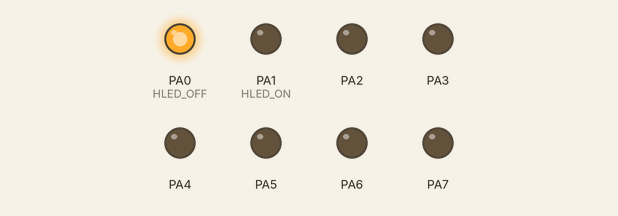
Bench run of a program on a simulated ATmega32, built with avr-gcc and emulated at 8 MHz. Parts: output pins drawn as LEDs (lit = HIGH).

Above: at 0.1 s.
At 3.4 s:
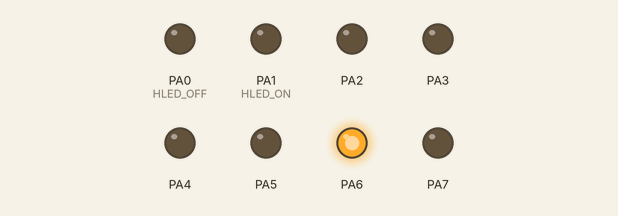
At 7.0 s:
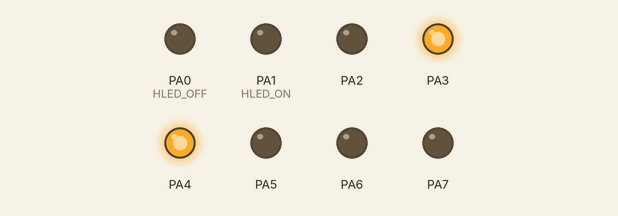
At 14.1 s:
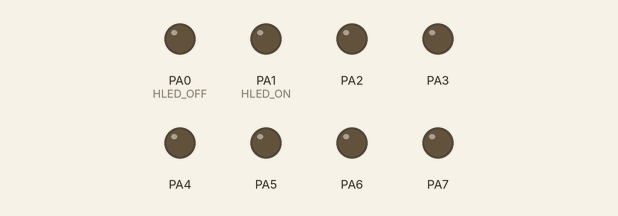
At 21.2 s:
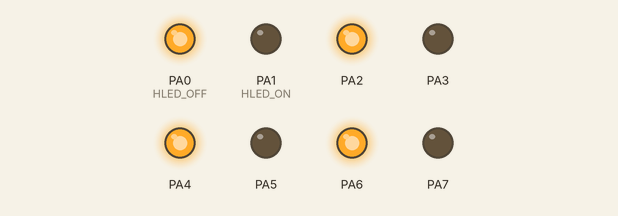
At 35.2 s:
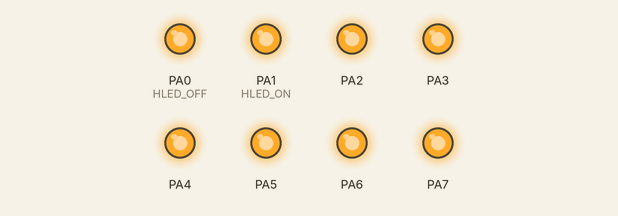
Timing chart, 0 to 40.0 s (numbered marks = the images above):
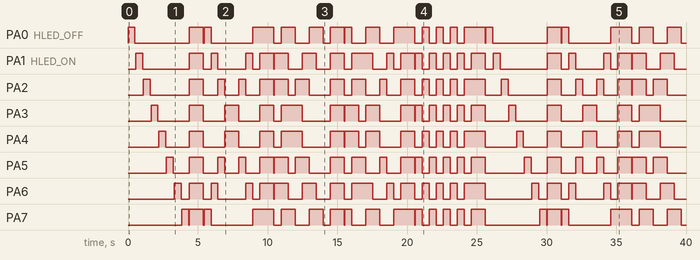

Measured:
- by itself, PA1 (HLED_ON): LOW → HIGH at 0.55 s, → LOW 0.50 s later, → HIGH 3.4 s later, → LOW 1.0 s later, … (46 changes in this stretch)
- by itself, PA2: LOW → HIGH at 1.1 s, → LOW 0.50 s later, → HIGH 2.8 s later, → LOW 1.0 s later, … (44 changes in this stretch)
- by itself, PA3: LOW → HIGH at 1.7 s, → LOW 0.50 s later, → HIGH 2.3 s later, → LOW 1.0 s later, … (38 changes in this stretch)
- by itself, PA4: LOW → HIGH at 2.2 s, → LOW 0.50 s later, → HIGH 1.7 s later, → LOW 1.0 s later, … (36 changes in this stretch)
- by itself, PA5: LOW → HIGH at 2.8 s, → LOW 0.50 s later, → HIGH 1.2 s later, → LOW 1.0 s later, … (46 changes in this stretch)
- by itself, PA6: LOW → HIGH at 3.3 s, → LOW 0.50 s later, → HIGH 0.60 s later, → LOW 1.0 s later, … (44 changes in this stretch)

The program:

main.c
```c
/*
 * File        : main.c
 * Description : This file is application main file that contains code for displaying
 *               led animation using Atmega32 DIO and LED Drivers
 * Author      : Ahmed Elmogy Embedded SW Engineer
 * Date        : 23/6/2019
 * Git account : https://github.com/AhmedElmougy
 * mail        : ahmed.m.elmogy@gmil.com
 */

#define F_CPU 8000000

#include "LUTILS.h"
#include "LSTD_Types.h"
#include "MDIO_Interface.h"
#include "HLED_Interface.h"
#include <util/delay.h>

int main(void)
{
	/*initialize led string off*/
	HLED_u8InitLedString(MDIO_PORTA);
	HLED_u8LedStringOnOff(MDIO_PORTA,HLED_OFF);

	/*while loop*/
	while (1)
	{

		/*first animation*/
		for (u8 i=0;i<8;i++)
		{
			HLED_u8LedOnOff(MDIO_PORTA,i,HLED_ON);
			_delay_ms(500);
			HLED_u8LedOnOff(MDIO_PORTA,i,HLED_OFF);
			_delay_ms(50);
		}

		/*turn all string on for a second then turn it off*/
		HLED_u8LedStringOnOff(MDIO_PORTA,HLED_ON);
		_delay_ms(1000);
		HLED_u8LedStringOnOff(MDIO_PORTA,HLED_OFF);
		_delay_ms(50);


		/*Second animation*/
		u8 string = 129;
		for (u8 i=0;i<8;i++)
		{
			HLED_u8LedStringOnOff( MDIO_PORTA, ((string>>i) | (string<<i)) );
			_delay_ms(500);
		}

		/*turn all string on for a second then turn it off*/
		HLED_u8LedStringOnOff(MDIO_PORTA,HLED_ON);
		_delay_ms(1000);
		HLED_u8LedStringOnOff(MDIO_PORTA,HLED_OFF);
		_delay_ms(50);

		/*Third animation*/
		string = 102;
		for (u8 i=0;i<8;i++)
		{
			HLED_u8LedStringOnOff( MDIO_PORTA, ((string>>i) | (string<<i)) );
			_delay_ms(500);
		}

		/*turn all string on for a second then turn it off*/
		HLED_u8LedStringOnOff(MDIO_PORTA,HLED_ON);
		_delay_ms(1000);
		HLED_u8LedStringOnOff(MDIO_PORTA,HLED_OFF);
		_delay_ms(50);

		/*4th animation*/
		string = 153;
		for (u8 i=0;i<8;i++)
		{
			HLED_u8LedStringOnOff( MDIO_PORTA, ((string>>i) | (string<<i)) );
			_delay_ms(500);
		}

		/*turn all string on for a second then turn it off*/
		HLED_u8LedStringOnOff(MDIO_PORTA,HLED_ON);
		_delay_ms(1000);
		HLED_u8LedStringOnOff(MDIO_PORTA,HLED_OFF);
		_delay_ms(50);

		/*5th animation*/
		for (u8 i=0;i<4;i++)
		{
			HLED_u8LedStringOnOff( MDIO_PORTA,0xAA);
			_delay_ms(500);
			HLED_u8LedStringOnOff( MDIO_PORTA,0x55);
			_delay_ms(500);
		}

		/*turn all string on for a second then turn it off*/
		HLED_u8LedStringOnOff(MDIO_PORTA,HLED_ON);
		_delay_ms(1000);
		HLED_u8LedStringOnOff(MDIO_PORTA,HLED_OFF);
		_delay_ms(50);

	}/*End of while loop*/

}/*end of main()*/
```

HLED_Interface.h
```c
/*
 * File        : HLED_Interface.h
 * Description : This interface file includes LED Driver prototypes and declarations for Atmega32
 * Author      : Ahmed Elmogy Embedded SW Engineer
 * Date        : 23/6/2019
 * Git account : https://github.com/AhmedElmougy
 * mail        : ahmed.m.elmogy@gmil.com
 */

#ifndef __HLED_Interface_h__
#define __HLED_Interface_h__


#define HLED_ON     MDIO_ON
#define HLED_OFF    MDIO_OFF

/*
 * Prototype   : u8 HLED_u8InitOneLed(u8 Copy_u8Reg,u8 Copy_u8Bit);
 * Description : Initialize one LED on specific port and bit
 * Arguments   : Register: takes only MDIO_PORTA,MDIO_PORTB,MDIO_PORTC,MDIO_PORTD
 *               bit     : takes only MDIO_Px0,MDIO_Px1,MDIO_Px2,MDIO_Px3,MDIO_Px4,MDIO_Px5,MDIO_Px6,MDIO_Px7 ex: MDIO_PA0,MDIO_PB6,MDIO_PD2....
 * return      : u8 number used for error handling
 *			     (0) means no error,(1) means Undefined PORT Argument, (2) means Bit number out of range
 */
u8 HLED_u8InitOneLed(u8 Copy_u8Reg,u8 Copy_u8Bit);

/*
 * Prototype   : u8 HLED_u8InitLedString(u8 Copy_u8Reg);
 * Description : Initialize string of 8 LEDs on specific port
 * Arguments   : Register: takes only MDIO_PORTA,MDIO_PORTB,MDIO_PORTC,MDIO_PORTD
 * return      : u8 number used for error handling
 *			     (0) means no error,(1) means Undefined PORT Argument
 */
u8 HLED_u8InitLedString(u8 Copy_u8Reg);

/*
 * Prototype   : u8 HLED_u8LedOnOff(u8 Copy_u8Reg,u8 Copy_u8Bit,u8 Copy_u8State);
 * Description : Turn one Led on and off
 * Arguments   : Register: takes only MDIO_PORTA,MDIO_PORTB,MDIO_PORTC,MDIO_PORTD
 *               bit     : takes only MDIO_Px0,MDIO_Px1,MDIO_Px2,MDIO_Px3,MDIO_Px4,MDIO_Px5,MDIO_Px6,MDIO_Px7 ex: MDIO_PA0,MDIO_PB6,MDIO_PD2....
 *               State   : takes only ON OFF
 * return      : u8 number used for error handling
 *			     (0) means no error,(1) means Undefined PORT Argument, (2) means Bit number out of range, (3) means Bit value out of range
 */
u8 HLED_u8LedOnOff(u8 Copy_u8Reg,u8 Copy_u8Bit,u8 Copy_u8State);

/*
 * Prototype   : u8 HLED_u8LedStringOnOff(u8 Copy_u8Reg,u8 Copy_u8Value);
 * Description : Turn string of 8 Leds on and off
 * Arguments   : Register: takes only MDIO_PORTA,MDIO_PORTB,MDIO_PORTC,MDIO_PORTD
 *               Value   : takes only ON OFF or custom value
 * return      : u8 number used for error handling
 *			     (0) means no error,(1) means Undefined PORT Argument
 */
u8 HLED_u8LedStringOnOff(u8 Copy_u8Reg,u8 Copy_u8Value);

#endif
```

HLED_Program.c
```c
/*
 * File        : HLED_Program.c
 * Description : This file includes LED Driver implementations for Atmega32
 * Author      : Ahmed Elmogy Embedded SW Engineer
 * Date        : 23/6/2019
 * Git account : https://github.com/AhmedElmougy
 * mail        : ahmed.m.elmogy@gmil.com
 */


#include "LSTD_Types.h"
#include "LUTILS.h"
#include "MDIO_Interface.h"
#include "HLED_Private.h"
#include "HLED_Interface.h"


/*
 * Prototype   : u8 HLED_u8InitOneLed(u8 Copy_u8Reg,u8 Copy_u8Bit);
 * Description : Initialize one LED on specific port and bit
 * Arguments   : Register: takes only MDIO_PORTA,MDIO_PORTB,MDIO_PORTC,MDIO_PORTD
 *               bit     : takes only MDIO_Px0,MDIO_Px1,MDIO_Px2,MDIO_Px3,MDIO_Px4,MDIO_Px5,MDIO_Px6,MDIO_Px7 ex: MDIO_PA0,MDIO_PB6,MDIO_PD2....
 * return      : u8 number used for error handling
 *			     (0) means no error,(1) means Undefined PORT Argument, (2) means Bit number out of range
 */
u8 HLED_u8InitOneLed(u8 Copy_u8Reg,u8 Copy_u8Bit)
{
	/*initialize desired bit as putput and return error value*/
	return MDIO_u8SetDirectionBit(Copy_u8Reg,Copy_u8Bit,MDIO_OUTPUT);

}/*end of HLED_u8InitOneLed()*/

/*
 * Prototype   : u8 HLED_u8InitLedString(u8 Copy_u8Reg);
 * Description : Initialize string of 8 LEDs on specific port
 * Arguments   : Register: takes only MDIO_PORTA,MDIO_PORTB,MDIO_PORTC,MDIO_PORTD
 * return      : u8 number used for error handling
 *			     (0) means no error,(1) means Undefined PORT Argument
 */
u8 HLED_u8InitLedString(u8 Copy_u8Reg)
{
	/*initialize desired port  as output and return error value*/
	return MDIO_u8SetDirectionReg(Copy_u8Reg,MDIO_OUTPUT);

}/*end of HLED_u8InitLedString*/

/*
 * Prototype   : u8 HLED_u8LedOnOff(u8 Copy_u8Reg,u8 Copy_u8Bit,u8 Copy_u8State);
 * Description : Turn one Led on and off
 * Arguments   : Register: takes only MDIO_PORTA,MDIO_PORTB,MDIO_PORTC,MDIO_PORTD
 *               bit     : takes only MDIO_Px0,MDIO_Px1,MDIO_Px2,MDIO_Px3,MDIO_Px4,MDIO_Px5,MDIO_Px6,MDIO_Px7 ex: MDIO_PA0,MDIO_PB6,MDIO_PD2....
 *               State   : takes only ON OFF
 * return      : u8 number used for error handling
 *			     (0) means no error,(1) means Undefined PORT Argument, (2) means Bit number out of range, (3) means Bit value out of range
 */
u8 HLED_u8LedOnOff(u8 Copy_u8Reg,u8 Copy_u8Bit,u8 Copy_u8State)
{
	/*write led value on desired bit and return error value*/
	return MDIO_u8WriteBit(Copy_u8Reg,Copy_u8Bit,Copy_u8State);

}/*end of HLED_u8LedOnOff*/

/*
 * Prototype   : u8 HLED_u8LedStringOnOff(u8 Copy_u8Reg,u8 Copy_u8Value);
 * Description : Turn string of 8 Leds on and off
 * Arguments   : Register: takes only MDIO_PORTA,MDIO_PORTB,MDIO_PORTC,MDIO_PORTD
 *               Value   : takes only ON OFF or custom value
 * return      : u8 number used for error handling
 *			     (0) means no error,(1) means Undefined PORT Argument
 */
u8 HLED_u8LedStringOnOff(u8 Copy_u8Reg,u8 Copy_u8Value)
{
	/*write led values on Register and return error value*/
	return MDIO_u8WriteReg(Copy_u8Reg,Copy_u8Value);

}/*end of HLED_u8LedStringOnOff()*/
```

LUTILS.h
```c
/*
 * File        : LUTILS.h
 * Description : This file includes macros used for Bit manipulation
 * Author      : Ahmed Elmogy Embedded SW Engineer
 * Date        : 23/6/2019
 * Git account : https://github.com/AhmedElmougy
 * mail        : ahmed.m.elmogy@gmil.com
 */

#ifndef __L_UTILS_H__
#define __L_UTILS_H__

#define  L_UTILS_SET_BIT(REG,BIT)     		  REG|=(1<<BIT)
#define  L_UTILS_CLEAR_BIT(REG,BIT)           REG&=~(1<<BIT)
#define  L_UTILS_TOGGLE_BIT(REG,BIT)          REG^=(1<<BIT)
#define  L_UTILS_GET_BIT(REG,BIT)             ((REG>>BIT)&1)
#define  L_UTILS_SET_BIT_VALUE(REG,BIT,Value) ( (Value == 0) ? ( REG &= ~(1<<BIT) ) : ( REG |= (1<<BIT) ) )

#endif
```

MDIO_Interface.h
```c
/*
 * File        : MDIO_Interface.h
 * Description : This interface file includes DIO Driver prototypes and difinitions for Atmega32
 * Author      : Ahmed Elmogy Embedded SW Engineer
 * Date        : 23/6/2019
 * Git account : https://github.com/AhmedElmougy
 * mail        : ahmed.m.elmogy@gmil.com
 */


#ifndef __MDIO_Interface_H__
#define __MDIO_Interface_H__


/*==============================================================================================================================================
 * macros used with I/O
 *==============================================================================================================================================*/

#define MDIO_EN_PULL_UP_RES     1
#define MDIO_DIS_PULL_UP_RES    0

#define MDIO_OUTPUT  1
#define MDIO_INPUT   0
#define MDIO_HIGH    1
#define MDIO_LOW     0
#define MDIO_ON      1
#define MDIO_OFF     0


/*define ports*/
#define MDIO_PORTA   1
#define MDIO_PORTB   2
#define MDIO_PORTC   3
#define MDIO_PORTD   4

/*PORTA PINS*/
#define MDIO_PA0     0
#define MDIO_PA1     1
#define MDIO_PA2     2
#define MDIO_PA3     3
#define MDIO_PA4     4
#define MDIO_PA5     5
#define MDIO_PA6     6
#define MDIO_PA7     7

/*PORTB PINS*/
#define MDIO_PB0     0
#define MDIO_PB1     1
#define MDIO_PB2     2
#define MDIO_PB3     3
#define MDIO_PB4     4
#define MDIO_PB5     5
#define MDIO_PB6     6
#define MDIO_PB7     7

/*PORTC PINS*/
#define MDIO_PC0     0
#define MDIO_PC1     1
#define MDIO_PC2     2
#define MDIO_PC3     3
#define MDIO_PC4     4
#define MDIO_PC5     5
#define MDIO_PC6     6
#define MDIO_PC7     7

/*PORTD PINS*/
#define MDIO_PD0     0
#define MDIO_PD1     1
#define MDIO_PD2     2
#define MDIO_PD3     3
#define MDIO_PD4     4
#define MDIO_PD5     5
#define MDIO_PD6     6
#define MDIO_PD7     7

/*==============================================================================================================================================
 * Direction modules
 *==============================================================================================================================================*/

/*
 * Prototype   : u8 MDIO_u8SetDirectionReg(u8 Copy_u8Reg,u8 Copy_u8Status);
 * Description : Set direction of the whole register
 * Arguments   : Register: takes only MDIO_PORTA,MDIO_PORTB,MDIO_PORTC,MDIO_PORTD
 *               Status  : takes INPUT sets whole reg i/p,OUTPUT sets whole reg o/p, or Custom -(0-255)values- DDRx values
 * return      : u8 number used for error handling
 *			     (0) means no error,(1) means Undefined PORT Argument
 */
u8 MDIO_u8SetDirectionReg(u8 Copy_u8Reg,u8 Copy_u8Status);

/*
 * Prototype   : u8 MDIO_u8SetDirectionBit(u8 Copy_u8Reg,u8 Copy_u8Bit,u8 Copy_u8Status);
 * Description : Set direction of one bit of the register
 * Arguments   : Register: takes only MDIO_PORTA,MDIO_PORTB,MDIO_PORTC,MDIO_PORTD
 *               bit     : takes only MDIO_Px0,MDIO_Px1,MDIO_Px2,MDIO_Px3,MDIO_Px4,MDIO_Px5,MDIO_Px6,MDIO_Px7 ex: MDIO_PA0,MDIO_PB6,MDIO_PD2....
 * 			     Status  : takes only INPUT,OUTPUT
 * return      : u8 number used for error handling
 *			     (0) means no error,(1) means Undefined PORT Argument, (2) means Bit number out of range, (3) means status value out of range
 */
u8 MDIO_u8SetDirectionBit(u8 Copy_u8Reg,u8 Copy_u8Bit,u8 Copy_u8Status);

/*==============================================================================================================================================
 * Write modules
 *==============================================================================================================================================*/

/*
 * Prototype   : u8 MDIO_u8WriteReg(u8 Copy_u8Reg,u8 Copy_u8Value);
 * Description : write o/p to  the whole register
 * Arguments   : Register: takes only MDIO_PORTA,MDIO_PORTB,MDIO_PORTC,MDIO_PORTD
 *               Value  : takes HIGH sets whole reg high,LOW sets whole reg low, or Custom -(0-255)values- PORTx values
 * return      : u8 number used for error handling
 *			     (0) means no error,(1) means Undefined PORT Argument
 */
u8 MDIO_u8WriteReg(u8 Copy_u8Reg,u8 Copy_u8Value);

/*
 * Prototype   : u8 MDIO_u8WriteBit(u8 Copy_u8Reg,u8 Copy_u8Bit,u8 Copy_u8Value);
 * Description : Write value of one bit of the register
 * Arguments   : Register: takes only MDIO_PORTA,MDIO_PORTB,MDIO_PORTC,MDIO_PORTD
 *               bit     : takes only MDIO_Px0,MDIO_Px1,MDIO_Px2,MDIO_Px3,MDIO_Px4,MDIO_Px5,MDIO_Px6,MDIO_Px7 ex: MDIO_PA0,MDIO_PB6,MDIO_PD2....
 * 			     Status  : takes only HIGH,LOW
 * return      : u8 number used for error handling
 *			     (0) means no error,(1) means Undefined PORT Argument, (2) means Bit number out of range, (3) means Bit value out of range
 */
u8 MDIO_u8WriteBit(u8 Copy_u8Reg,u8 Copy_u8Bit,u8 Copy_u8Value);

/*
 * Prototype   : u8 MDIO_u8ToggleReg(u8 Copy_u8Reg);
 * Description : Toggles pin values of the whole register
 * Arguments   : Register: takes only MDIO_PORTA,MDIO_PORTB,MDIO_PORTC,MDIO_PORTD
 * return      : u8 number used for error handling
 *			     (0) means no error,(1) means Undefined PORT Argument
 */
u8 MDIO_u8ToggleReg(u8 Copy_u8Reg);

/*
 * Prototype   : u8 MDIO_u8ToggleBit(u8 Copy_u8Reg,u8 Copy_u8Bit);
 * Description : Toggle pin value of one bit of the register
 * Arguments   : Register: takes only MDIO_PORTA,MDIO_PORTB,MDIO_PORTC,MDIO_PORTD
 *               Bit     : takes only MDIO_Px0,MDIO_Px1,MDIO_Px2,MDIO_Px3,MDIO_Px4,MDIO_Px5,MDIO_Px6,MDIO_Px7 ex: MDIO_PA0,MDIO_PB6,MDIO_PD2....
 * return      : u8 number used for error handling
 *			     (0) means no error,(1) means Undefined PORT Argument, (2) means Bit number out of range
 */
u8 MDIO_u8ToggleBit(u8 Copy_u8Reg,u8 Copy_u8Bit);


/*==============================================================================================================================================
 * Read modules
 *==============================================================================================================================================
 */

/*
 * Prototype   : u8 MDIO_u8ReadReg(u8 Copy_u8Reg);
 * Description : Read i/p of the whole register
 * Arguments   : Register: takes only MDIO_PORTA,MDIO_PORTB,MDIO_PORTC,MDIO_PORTD
 * return      : Register reading of type u8, it will always return 240(0xAA)(0b10101010) in case of Undefined Port error
 *               whatever the actual reading is
 */
u8 MDIO_u8ReadReg(u8 Copy_u8Reg);

/*
 * Prototype   : u8 MDIO_u8ReadBit(u8 Copy_u8Reg,u8 Copy_u8Bit);
 * Description : Read pin value of one bit of the register
 * Arguments   : Register: takes only MDIO_PORTA,MDIO_PORTB,MDIO_PORTC,MDIO_PORTD
 *               Bit     : takes only MDIO_Px0,MDIO_Px1,MDIO_Px2,MDIO_Px3,MDIO_Px4,MDIO_Px5,MDIO_Px6,MDIO_Px7 ex: MDIO_PA0,MDIO_PB6,MDIO_PD2....
 * return      : u8 actual reading (0 or 1) or number used for error handling
 *			     (2) means Undefined PORT Argument, (3) means Bit number out of range
 */
u8 MDIO_u8ReadBit(u8 Copy_u8Reg,u8 Copy_u8Bit);


/*==============================================================================================================================================
 * enable pullup res modules
 *==============================================================================================================================================*/

/*
 * Prototype   : u8 MDIO_u8ConfigPullupReg(u8 Copy_u8Reg,u8 Copy_u8PullUpResStatus);
 * Description : Configure pullup Res status for the whole register
 * Arguments   : Register    : takes only MDIO_PORTA,MDIO_PORTB,MDIO_PORTC,MDIO_PORTD
 *               pull up res : takes only MDIO_EN_PULL_UP_RES (will enable it for the whole reg) or
 *                             MDIO_DIS_PULL_UP_RES (will disable it for the whole reg) or a custom value
 * return      : u8 number used for error handling
 *			     (0) means no error,(1) means Undefined PORT Argument
 */
u8 MDIO_u8ConfigPullupReg(u8 Copy_u8Reg,u8 Copy_u8PullUpResStatus);

/*
 * Prototype   : u8 MDIO_u8ConfigPullupBit(u8 Copy_u8Reg,u8 Copy_u8Bit,u8 Copy_u8PullUpResStatus);
 * Description : Configure pullup Res status for on a given bit and port
 * Arguments   : Register    : takes only MDIO_PORTA,MDIO_PORTB,MDIO_PORTC,MDIO_PORTD
 *               Bit         : takes only MDIO_Px0,MDIO_Px1,MDIO_Px2,MDIO_Px3,MDIO_Px4,MDIO_Px5,MDIO_Px6,MDIO_Px7 ex: MDIO_PA0,MDIO_PD2....
 *               pull up res : takes only MDIO_EN_PULL_UP_RES or MDIO_DIS_PULL_UP_RES
 * return      : u8 number used for error handling
 *			     (0) means no error,(1) means Undefined PORT Argument, (2) means Bit number out of range, (3) means pull up
 *               resistor status value out of range
 */
u8 MDIO_u8ConfigPullupBit(u8 Copy_u8Reg,u8 Copy_u8Bit,u8 Copy_u8PullUpResStatus);

#endif
```

HLED_Private.h
```c

```

LSTD_Types.h
```c
/*
 * File        : LSTD_Types.h
 * Description : This file includes macros for standard data types
 * Author      : Ahmed Elmogy Embedded SW Engineer
 * Date        : 23/6/2019
 * Git account : https://github.com/AhmedElmougy
 * mail        : ahmed.m.elmogy@gmil.com
 */

#ifndef __L_STD_Types_H__
#define __L_STD_Types_H__

typedef unsigned char      u8;
typedef unsigned short int u16;
typedef unsigned long  int u32;
typedef signed   char      s8;
typedef signed   short int s16;
typedef signed   long  int s32;
typedef float              f32;
typedef double             f64;

#endif
```

Source omitted: MDIO_Program.c (15940 bytes), MDIO_Private.h (1292 bytes)
